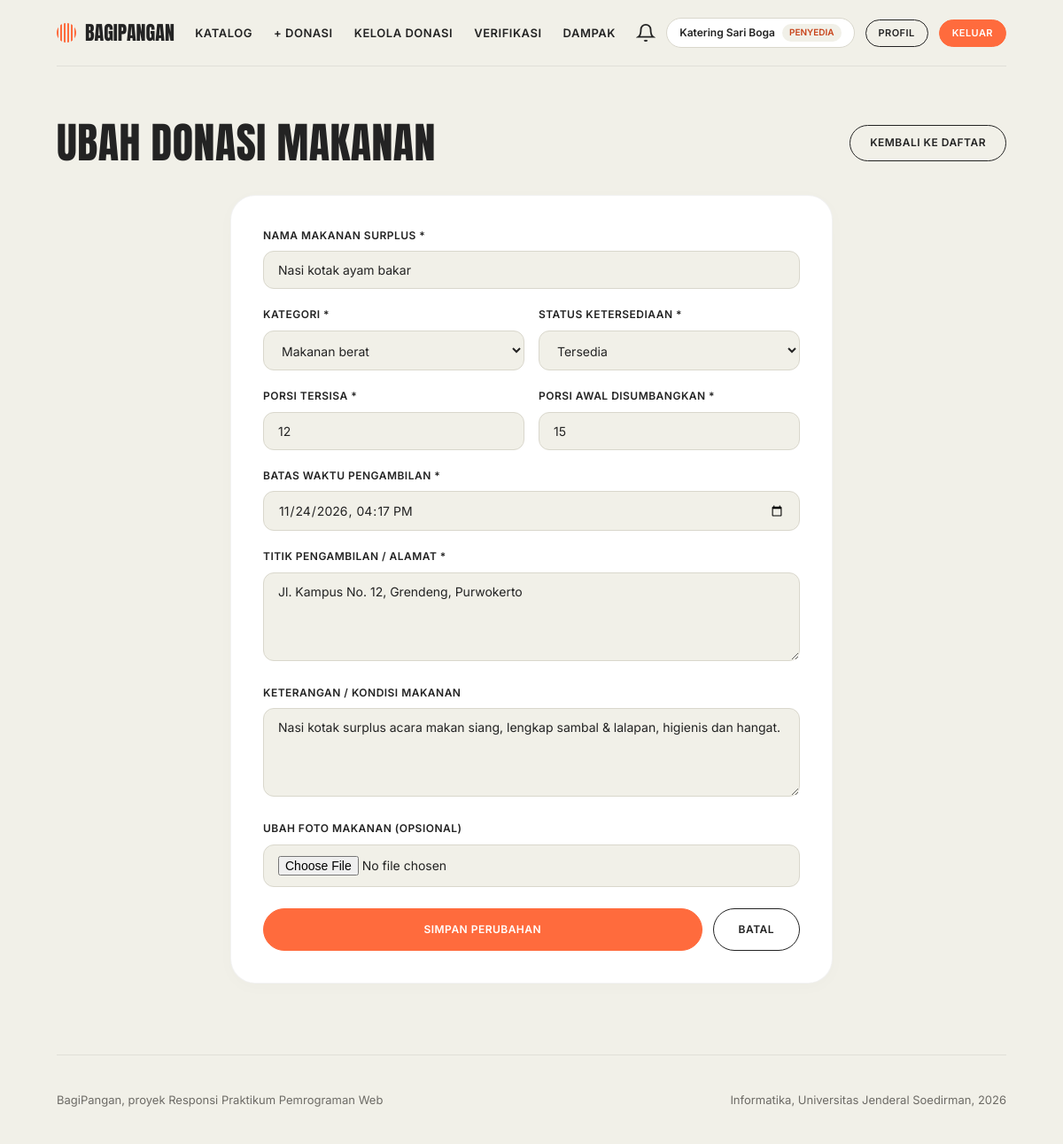
Page /donasi/edit.php?id=1 (signed in) on the committed database.
### tables this page shows
CREATE TABLE IF NOT EXISTS `donasi` (
    `id` INT AUTO_INCREMENT PRIMARY KEY,
    `user_id` INT NOT NULL,
    `kategori_id` INT NOT NULL,
    `nama_makanan` VARCHAR(150) NOT NULL,
    `deskripsi` TEXT NULL,
    `porsi_awal` INT NOT NULL,
    `porsi_tersisa` INT NOT NULL,
    `batas_waktu` DATETIME NOT NULL,
    `alamat_ambil` TEXT NOT NULL,
    `foto` VARCHAR(255) NULL,
    `status` ENUM('tersedia', 'habis', 'kedaluwarsa', 'dibatalkan') DEFAULT 'tersedia',
    `created_at` TIMESTAMP DEFAULT CURRENT_TIMESTAMP,
    `updated_at` TIMESTAMP DEFAULT CURRENT_TIMESTAMP ON UPDATE CURRENT_TIMESTAMP,
    FOREIGN KEY (`user_id`) REFERENCES `users`(`id`) ON DELETE CASCADE,
    FOREIGN KEY (`kategori_id`) REFERENCES `kategori`(`id`) ON DELETE RESTRICT
);

CREATE TABLE IF NOT EXISTS `kategori` (
    `id` INT AUTO_INCREMENT PRIMARY KEY,
    `nama_kategori` VARCHAR(50) NOT NULL UNIQUE,
    `slug` VARCHAR(50) NOT NULL UNIQUE,
    `deskripsi` VARCHAR(255) NULL,
    `created_at` TIMESTAMP DEFAULT CURRENT_TIMESTAMP
);

### donasi/edit.php (the view, shortened to what this page needs)
<?php
require_once __DIR__ . '/../config/database.php';
$user_id = $_SESSION['user_id'];
$user_role = $_SESSION['user_role'];
$id = (int)($_GET['id'] ?? 0);
if ($user_role === 'admin') {
    $stmt = $pdo->prepare("SELECT * FROM donasi WHERE id = ?");
    $stmt->execute([$id]);
} else {
    $stmt = $pdo->prepare("SELECT * FROM donasi WHERE id = ? AND user_id = ?");
    $stmt->execute([$id, $user_id]);
}
$donasi = $stmt->fetch();
$kategori_list = $pdo->query("SELECT * FROM kategori ORDER BY nama_kategori ASC")->fetchAll();
require_once __DIR__ . '/../includes/header.php';
$dt_value = date('Y-m-d\TH:i', strtotime($donasi['batas_waktu']));
?>
<div class="wrap">
    <div class="page-header">
        <h1>Ubah Donasi Makanan</h1>
        <a href="riwayat.php" class="btn">Kembali ke Daftar</a>
    </div>
    <div class="card-box" style="max-width: 680px; margin: 0 auto;">
        <form method="POST" action="edit.php?id=<?= $id ?>" enctype="multipart/form-data">
            <div class="form-group">
                <label for="nama_makanan">Nama Makanan Surplus *</label>
                <input type="text" id="nama_makanan" name="nama_makanan" class="form-control" value="<?= htmlspecialchars($donasi['nama_makanan']) ?>" required>
            </div>
            <div class="form-row">
                <div class="form-group">
                    <label for="kategori_id">Kategori *</label>
                    <select id="kategori_id" name="kategori_id" class="form-control" required>
                        <?php foreach ($kategori_list as $kat): ?>
                            <option value="<?= $kat['id'] ?>" <?= $donasi['kategori_id'] == $kat['id'] ? 'selected' : '' ?>>
                                <?= htmlspecialchars($kat['nama_kategori']) ?>
                            </option>
                        <?php endforeach; ?>
                    </select>
                </div>
                <div class="form-group">
                    <label for="status">Status Ketersediaan *</label>
                    <select id="status" name="status" class="form-control" required>
                        <option value="tersedia" <?= $donasi['status'] === 'tersedia' ? 'selected' : '' ?>>Tersedia</option>
                    </select>
                </div>
            </div>
            <div class="form-row">
                <div class="form-group">
                    <label for="porsi_tersisa">Porsi Tersisa *</label>
                    <input type="number" id="porsi_tersisa" name="porsi_tersisa" min="0" max="500" class="form-control" value="<?= htmlspecialchars($donasi['porsi_tersisa']) ?>" required>
                </div>
                <div class="form-group">
                    <label for="porsi_awal">Porsi Awal Disumbangkan *</label>
                    <input type="number" id="porsi_awal" name="porsi_awal" min="1" max="500" class="form-control" value="<?= htmlspecialchars($donasi['porsi_awal']) ?>" required>
                </div>
            </div>
            <div class="form-group">
                <label for="batas_waktu">Batas Waktu Pengambilan *</label>
                <input type="datetime-local" id="batas_waktu" name="batas_waktu" class="form-control" value="<?= $dt_value ?>" required>
            </div>
            <div class="form-group">
                <label for="alamat_ambil">Titik Pengambilan / Alamat *</label>
                <textarea id="alamat_ambil" name="alamat_ambil" class="form-control" rows="2" required><?= htmlspecialchars($donasi['alamat_ambil']) ?></textarea>
            </div>
            <div class="form-group">
                <label for="deskripsi">Keterangan / Kondisi Makanan</label>
                <textarea id="deskripsi" name="deskripsi" class="form-control" rows="3"><?= htmlspecialchars($donasi['deskripsi']) ?></textarea>
            </div>
            <div class="form-group">
                <label for="foto">Ubah Foto Makanan (Opsional)</label>
                <input type="file" id="foto" name="foto" accept="image/*" class="form-control">
            </div>
            <div style="display: flex; gap: 12px; margin-top: 24px;">
                <button type="submit" class="btn fill" style="flex: 1; padding: 14px;">Simpan Perubahan</button>
                <a href="riwayat.php" class="btn" style="padding: 14px 28px;">Batal</a>
            </div>
        </form>
    </div>
</div>
<?php require_once __DIR__ . '/../includes/footer.php'; ?>

### assets/css/style.css (style rules this page uses)
:root { --cream: #F1F0E8; --ink: #232323; --orange: #FF6B3D; --rust: #C8431A; --white: #ffffff; --muted: #6d6b66; --line: #d9d7cc; --green: #2d8a4e; --green-bg: #eaf5ee; --red: #cf222e; --red-bg: #ffebe9; --radius-pill: 999px; --radius-card: 28px; }
* { box-sizing: border-box; margin: 0; padding: 0; }
html { scroll-behavior: smooth; overflow-x: hidden; }
body { background: var(--cream); color: var(--ink); font-family: 'Inter', system-ui, -apple-system, sans-serif; line-height: 1.55; min-height: 100vh; display: flex; flex-direction: column; overflow-x: hidden; }
h1, h2, h3, h4, .display { font-family: 'Anton', Impact, "Arial Narrow", sans-serif; font-weight: 400; text-transform: uppercase; line-height: 1.1; letter-spacing: .01em; }
a { color: inherit; text-decoration: none; }
.wrap { max-width: 1120px; margin: 0 auto; padding: 0 24px; width: 100%; }
.btn { display: inline-block; border: 1.5px solid var(--ink); border-radius: var(--radius-pill); padding: 10px 22px; font-size: 12px; font-weight: 600; text-transform: uppercase; letter-spacing: .04em; background: transparent; color: var(--ink); cursor: pointer; font-family: inherit; transition: all .2s ease; text-align: center; }
.btn.fill { background: var(--orange); border-color: var(--orange); color: var(--white); }
.card, .card-box { background: var(--white); border-radius: var(--radius-card); padding: 36px; border: 1px solid rgba(35, 35, 35, 0.06); box-shadow: 0 4px 20px rgba(0, 0, 0, 0.02); display: block; }
.form-group { margin-bottom: 20px; }
.form-group label { display: block; font-size: 12px; font-weight: 600; text-transform: uppercase; letter-spacing: .04em; margin-bottom: 8px; color: var(--ink); }
.form-control { width: 100%; padding: 12px 16px; border: 1.5px solid var(--line); border-radius: 12px; background: var(--cream); font-family: inherit; font-size: 14px; color: var(--ink); transition: border-color .2s; }
textarea.form-control { resize: vertical; min-height: 100px; }
.form-row { display: grid; grid-template-columns: 1fr 1fr; gap: 16px; }
.page-header { display: flex; justify-content: space-between; align-items: center; margin-bottom: 32px; flex-wrap: wrap; gap: 16px; }
.page-header h1 { font-size: clamp(32px, 5vw, 48px); }

### rows in the picture
donasi: nama_makanan "Nasi kotak ayam bakar", kategori_id "Makanan berat", status "Tersedia", porsi_tersisa "12", porsi_awal "15", batas_waktu "11/24/2026 16:17", alamat_ambil "Jl. Kampus No. 12, Grendeng, Purwokerto", deskripsi "Nasi kotak surplus acara makan siang, lengkap sambal & lalapan, higienis dan hangat."

### other values in the picture
$user['nama'] "Katering Sari Boga"
$user['role'] "PENYEDIA"
